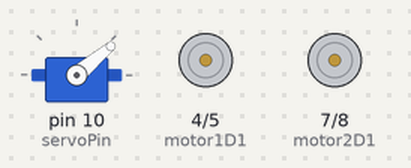
A sketch run on a simulated Arduino Uno, built with avr-gcc and run on an emulated ATmega328P. On the bench: servo, motor-driver pin pairs drawn as motors (green arrow = first pin HIGH = forward, orange = second pin HIGH = backward, longer = more drive, scaled by the enable pin).

Above: at 0.2 s.
At 11.23 s:
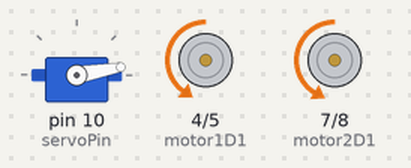
At 16.4 s:
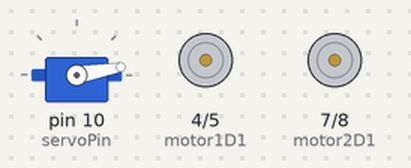
At 17.61 s:
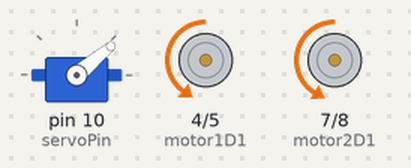
At 30.46 s:
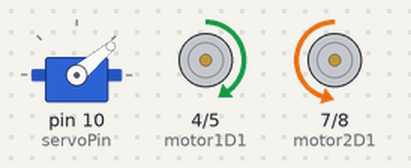
At 38.6 s:
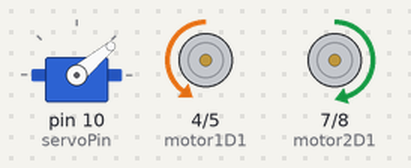
Timing chart, 0 to 40.0 s (numbered marks = the images above):
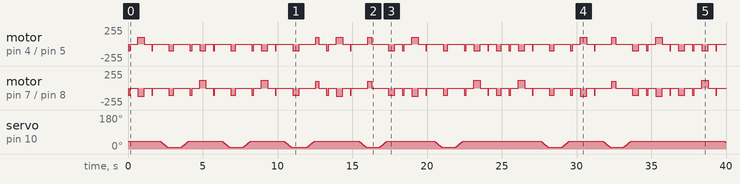

The sketch:

robot.ino
```cpp
#include <Servo.h>
/*
  Writing Robot Arduino Code
   This program controls a small robot that can draw letters
  on paper using two DC motors (to move and turn)
  and one servo motor (to lift and lower a marker)
*/

Servo myservo;

// wiring - each motor uses one PWM pin (speed) and two direction pins.
// Motor 1
int motor1Speed = 3;
int motor1D1 = 4;
int motor1D2 = 5;

// Motor 1
int motor2Speed = 11;
int motor2D2 = 8;
int motor2D1 = 7;

int servoPin = 10;

// speed values that seemed to minimize the error within our turns
int speed1 = 100;
int speed2 = 120;

// initial servo orientation (penup), marker on servo is off the ground & to the side
int pos = 40;

/* The index "i" represents how far to move.
when the robot is told to move forward "i" units or backwards "i" units,
it looks up the time value at index i and runs the motors for that long.*/
// note: index 0 is mapped to a small value used for fine adjustment & small movements, not 0 units
//forward movement times (miliseconds)
float fdistances[7] = {75,150,240,320,425,450,550};
//backward movement times (miliseconds)
float bdistances[7] = {75,110,225,300,375,425,525};

// The index i represents how many 45-degree steps to turn.
// i = 0, 0 degrees
// i = 1, 45 degrees
// i = 2,  90 degrees
// i = 3, 135 degrees
// i = 4,  180 degrees
//each value is the number of milliseconds the motors should run to turn that angle
//left turn times (miliseconds)
int lefts[5] = {0,255,440,610,785};
//right turn times (miliseconds)
int rights[5] = {0,250,430,600,810};

// index i corresponds to a turn of 45 * i degrees.
// pre-offsets move the robot forward slightly before a 45 * i degree turn.
// -1 means no adjustment; 0 or higher means move forward that many small units.
int lpreoffsets[5] = {-1,1,1,-1,-1};
int rpreoffsets[5] = {-1,1,1,-1,-1};

// pndex i corresponds to a turn of 45 * i degrees.
// post-offsets move the robot forward slightly after a 45 * i degree turn.
// -1 means no adjustment; 0 or higher means move forward that many small units.
int lpostoffsets[5] = {-1,-1,0,-1,-1};
int rpostoffsets[5] = {-1,-1,0,-1,-1};

/*
We describe each letter as a set of commands, each 2 characters long

The first character is the TYPE of command:
    F = Forward while drawing (pendown)
    U = Forward travel move (penup)
    B = Backward while drawing (pendown)
    A = Backward travel move (penup)
    L = Turn Left (penup)
    R = Turn Right (penup)

The second character is the STRENGTH of the command (e.g. 1 unit, 2 * 45 degrees)
    - for F, U, B, A commands, the strength is an index into fdistances[] or bdistances[]
      (so it controls how long to drive the motors, which controls distance).
    - for L and R commands, the strength is an index into lefts[] or rights[]
      and also means 45 * strength degrees of a turn.
*/
String letters[27] = {
    // a
    "L2U4R2F3R2F4R2F3R2F2R2F3R2U2L2U1",
    // b
    "L2F5A2R2F3R2F3R2F3L2L2U4",
    // c
    "U3L2U3L2F3L2F3L2F3U1",
    // d
    "L2U4R2U3R2F4R2F3R2F2R2F3R2U2L2U1",
    // e
    "L2U2R2F3L2F1L2F3L2F3L2F3U1",
    // f
    "L2F5R2F3A3R2U2L2F2R2U3L2U2",
    // g
    "R2U2L2F2L2F4L2F2L2F2L2F2U2",
    // h
    "L2F5A2R2F3R2F3L2U1",
    // i
    "L2F3U1F0A4R2U1",
    // j
    "R2U1F1L2F2L2F3U1F0A3R2U1",
    // k
    "L2F4A3R1F1A1R2F1A1R1U1L2U2",
    // l
    "L2F5A5R2U1",
    // m
    "L2F3R2F1R2F2A2L2F1R2F3L2U1",
    // n
    "L2F3R2F3R2F3L2U1",
    // o
    "F3L2F3L2F3L2F3L2U4",
    // p
    "L2B2U2F3R2F3R2F3L2B3U4",
    // q
    "L2F3R2F3R2F5A2L2B3U4",
    // r
    "L2F3R2F3R2F1U2L2U1",
    // s
    "F2L2F1L2F2R2F1R2F2R2U2L2U1",
    // t
    "L2U2R2F2A1L2F1A1B2R2U2",
    // u
    "L2F3R2U3R2F3L2B3U4",
    // v
    "L2U2R2R1F2L2F2R1R2U2L2U1",
    // w
    "L2F3A3R2F1L2F1A1R2F1L2F3A3R2U1",
    // x
    "L1F4A2R2B2U2F2L1U1",
    // y
    "R2U2L2F2L2F4L2U2L2F2L2F2U2",
    // z
    "L2U2R2F2L1B3R1F2U1"
    };

void setup() {
    myservo.attach(servoPin); //connect the servo to its pin so we can control the marker
    myservo.write(pos); // move servo to initial position

    // sets all motor control pins as outputs
  //motor 1
    pinMode(motor1Speed, OUTPUT);
    pinMode(motor1D1, OUTPUT);
    pinMode(motor1D2, OUTPUT);

  //motor 2
    pinMode(motor2Speed, OUTPUT);
    pinMode(motor2D1, OUTPUT);
    pinMode(motor2D2, OUTPUT);
}

void loop() {
  // use commands like write_letter() or write_word() in the loop
  write_word("qualify");
  while(1); // stop the program
}

// move the robot forward [strength] units
// the actual distance is controlled by a timed delay (miliseconds)
void forward(int strength) {
  // setting motor directions so both wheels move forward
  analogWrite(motor1Speed, 100);
  digitalWrite(motor1D1, LOW);
  digitalWrite(motor1D2, HIGH);

  analogWrite(motor2Speed, 105);
  digitalWrite(motor2D1, LOW);
  digitalWrite(motor2D2, HIGH);

// run the motors for a calibrated amount of miliseconds
  delay(fdistances[strength]);

  stop();
}

// move the robot backward [strength] units
void backward(int strength) {
   // set motor directions so both wheels move backward
  analogWrite(motor1Speed, 100);
  digitalWrite(motor1D1, HIGH);
  digitalWrite(motor1D2, LOW);

  analogWrite(motor2Speed, 105);
  digitalWrite(motor2D1, HIGH);
  digitalWrite(motor2D2, LOW);

  // run the motors for a calibrated amount of miliseconds
  delay(bdistances[strength]);

  stop();
}

// stop the robot & and waits so it does not drift
void stop() {
  // stop motor 1
  analogWrite(motor1Speed, speed1);
  digitalWrite(motor1D1, LOW);
  digitalWrite(motor1D2, LOW);

 // stop motor 2
  analogWrite(motor2Speed, speed2);
  digitalWrite(motor2D1, LOW);
  digitalWrite(motor2D2, LOW);

  // pause for 500 miliseconds to allow the robot to fully stop
  delay(500);
}

// turn the robot left [strength * 45] degrees
void left(int strength) {
  if (lpreoffsets[strength] == -2) {
    //move backward slightly
    backward(0);
  } else {
    // normal case, move forward slightly before turning
    forward(lpreoffsets[strength]);
  }

  // set motor directions so the robot turns left
  analogWrite(motor1Speed, speed1);
  digitalWrite(motor1D1, HIGH);
  digitalWrite(motor1D2, LOW);

  analogWrite(motor2Speed, speed2);
  digitalWrite(motor2D1, LOW);
  digitalWrite(motor2D2, HIGH);

  // turn for a calibrated amount of miliseconds
  // lefts[strength] is associated to 45 × strength degrees
  delay(lefts[strength]);

  stop();

  // apply a small adjustment forward after the turn
  forward(lpostoffsets[strength]);
}

// turn the robot right [strength * 45] degrees
void right(int strength) {
  if (strength != -1) {
    // apply a small forward adjustment before the turn
    forward(rpreoffsets[strength]);

    // Set motor directions so the robot turns right
    //motor 1
    analogWrite(motor1Speed, speed1);
    digitalWrite(motor1D1, LOW);
    digitalWrite(motor1D2, HIGH);

    //motor 2
    analogWrite(motor2Speed, speed2);
    digitalWrite(motor2D1, HIGH);
    digitalWrite(motor2D2, LOW);

    // turn for a calibrated amount of miliseconds
    delay(rights[strength]);

    stop();

    // apply a small correction forward after the turn
    forward(rpostoffsets[strength]);
  }
}

// raise the pen off the paper
void penup() {
  for (pos = pos; pos <= 40; pos += 1) {
    myservo.write(pos);
    delay(15);
  }
  delay(100);
}

// lower the pen onto the paper
void pendown() {
  for (pos = pos; pos >= 10; pos -= 1) {
    myservo.write(pos);
    delay(15);
  }
  delay(100);
}

// given a letter, parse the command and execute the correct functions
void write_letter(char letter) {

    // convert the letter into an index
    //  'a' -> 0, 'b' ->1, ..., 'z' -> 25
    String movement_string = letters[letter - 'a'];

  // read the movement string two characters at a time
    // each pair is one command: [type][strength]
    for (int i = 0; i < movement_string.length(); i += 2) {

      // extract  one command (2 characters)
      String step = movement_string.substring(i, i+2);

      // convert the strength character (0 to 9) into a number
      int strength = step.charAt(1) - '0';

      // execute the command based on its type
      if (step.charAt(0) == 'L') {
        left(strength);

      } else if (step.charAt(0) == 'R') {
        right(strength);

      } else if (step.charAt(0) == 'F') {
        // draw forward pen down while moving
        pendown();
        forward(strength);
        penup();

      } else if (step.charAt(0) == 'U') {
        // move forward without drawing
        forward(strength);

      } else if (step.charAt(0) == 'B') {
        // draw backward: pen down while moving
        pendown();
        backward(strength);
        penup();

      } else if (step.charAt(0) == 'A') {
        // move backward without drawing
        backward(strength);
      }
    }
}

// given a word, write it letter by letter
void write_word(String word) {
  // loop through each character in the word
  for (int i = 0; i < word.length(); i++) {
    write_letter(word.charAt(i));
  }
}
```

Measured:
- by itself, motor on pin 4 (motor1D1) / pin 5 (motor1D2): stopped → backward 100/255 at 0.00 s, → stopped 0.15 s later, → forward 100/255 0.50 s later, → stopped 0.44 s later, … (84 changes in this stretch)
- by itself, motor on pin 7 (motor2D1) / pin 8 (motor2D2): stopped → backward 105/255 at 0.00 s, → stopped 0.15 s later, → backward 120/255 0.50 s later, → stopped 0.44 s later, … (84 changes in this stretch)
